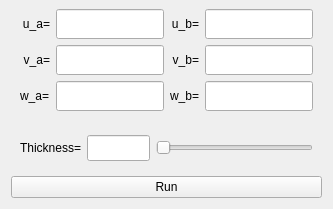
             <widget class="QWidget" name="panelParametricBottom" native="true">
              <layout class="QVBoxLayout" name="verticalLayout_parametricBottom">
               <property name="leftMargin">
                <number>11</number>
               </property>
               <property name="rightMargin">
                <number>11</number>
               </property>
               <property name="bottomMargin">
                <number>11</number>
               </property>
               <property name="topMargin">
                <number>0</number>
               </property>
               <item>
                <widget class="QWidget" name="intervalLimits" native="true">
                 <layout class="QGridLayout" name="gridLayout">
                  <property name="sizeConstraint">
                   <enum>QLayout::SizeConstraint::SetNoConstraint</enum>
                  </property>
                  <item row="0" column="0">
                   <widget class="QLabel" name="lbla">
                    <property name="sizePolicy">
                     <sizepolicy hsizetype="Preferred" vsizetype="Preferred">
                      <horstretch>0</horstretch>
                      <verstretch>0</verstretch>
                     </sizepolicy>
                    </property>
                    <property name="minimumSize">
                     <size>
                      <width>0</width>
                      <height>0</height>
                     </size>
                    </property>
                    <property name="maximumSize">
                     <size>
                      <width>40</width>
                      <height>16777215</height>
                     </size>
                    </property>
                    <property name="text">
                     <string>u_a=</string>
                    </property>
                    <property name="alignment">
                     <set>Qt::AlignmentFlag::AlignRight|Qt::AlignmentFlag::AlignTrailing|Qt::AlignmentFlag::AlignVCenter</set>
                    </property>
                   </widget>
                  </item>
                  <item row="2" column="1">
                   <widget class="QLineEdit" name="wMinEdit">
                    <property name="minimumSize">
                     <size>
                      <width>0</width>
                      <height>30</height>
                     </size>
                    </property>
                   </widget>
                  </item>
                  <item row="2" column="3">
                   <widget class="QLineEdit" name="wMaxEdit">
                    <property name="minimumSize">
                     <size>
                      <width>0</width>
                      <height>30</height>
                     </size>
                    </property>
                   </widget>
                  </item>
                  <item row="0" column="3">
                   <widget class="QLineEdit" name="uMaxEdit">
                    <property name="sizePolicy">
                     <sizepolicy hsizetype="Expanding" vsizetype="Fixed">
                      <horstretch>0</horstretch>
                      <verstretch>0</verstretch>
                     </sizepolicy>
                    </property>
                    <property name="minimumSize">
                     <size>
                      <width>0</width>
                      <height>30</height>
                     </size>
                    </property>
                    <property name="maximumSize">
                     <size>
                      <width>16777215</width>
                      <height>16777215</height>
                     </size>
                    </property>
                   </widget>
                  </item>
                  <item row="1" column="2">
                   <widget class="QLabel" name="lblb_2">
                    <property name="sizePolicy">
                     <sizepolicy hsizetype="Preferred" vsizetype="Preferred">
                      <horstretch>0</horstretch>
                      <verstretch>0</verstretch>
                     </sizepolicy>
                    </property>
                    <property name="minimumSize">
                     <size>
                      <width>0</width>
                      <height>0</height>
                     </size>
                    </property>
                    <property name="maximumSize">
                     <size>
                      <width>40</width>
                      <height>16777215</height>
                     </size>
                    </property>
                    <property name="text">
                     <string>v_b=</string>
                    </property>
                    <property name="alignment">
                     <set>Qt::AlignmentFlag::AlignRight|Qt::AlignmentFlag::AlignTrailing|Qt::AlignmentFlag::AlignVCenter</set>
                    </property>
                   </widget>
                  </item>
                  <item row="2" column="2">
                   <widget class="QLabel" name="label_3">
                    <property name="text">
                     <string>w_b=</string>
                    </property>
                   </widget>
                  </item>
                  <item row="1" column="1">
                   <widget class="QLineEdit" name="vMinEdit">
                    <property name="sizePolicy">
                     <sizepolicy hsizetype="Expanding" vsizetype="Fixed">
                      <horstretch>0</horstretch>
                      <verstretch>0</verstretch>
                     </sizepolicy>
                    </property>
                    <property name="minimumSize">
                     <size>
                      <width>0</width>
                      <height>30</height>
                     </size>
                    </property>
                    <property name="maximumSize">
                     <size>
                      <width>16777215</width>
                      <height>16777215</height>
                     </size>
                    </property>
                   </widget>
                  </item>
                  <item row="1" column="3">
                   <widget class="QLineEdit" name="vMaxEdit">
                    <property name="sizePolicy">
                     <sizepolicy hsizetype="Expanding" vsizetype="Fixed">
                      <horstretch>0</horstretch>
                      <verstretch>0</verstretch>
                     </sizepolicy>
                    </property>
                    <property name="minimumSize">
                     <size>
                      <width>0</width>
                      <height>30</height>
                     </size>
                    </property>
                    <property name="maximumSize">
                     <size>
                      <width>16777215</width>
                      <height>16777215</height>
                     </size>
                    </property>
                   </widget>
                  </item>
                  <item row="1" column="0">
                   <widget class="QLabel" name="lbla_2">
                    <property name="sizePolicy">
                     <sizepolicy hsizetype="Fixed" vsizetype="Fixed">
                      <horstretch>0</horstretch>
                      <verstretch>0</verstretch>
                     </sizepolicy>
                    </property>
                    <property name="minimumSize">
                     <size>
                      <width>30</width>
                      <height>0</height>
                     </size>
                    </property>
                    <property name="maximumSize">
                     <size>
                      <width>40</width>
                      <height>16777215</height>
                     </size>
                    </property>
                    <property name="text">
                     <string>v_a=</string>
                    </property>
                    <property name="alignment">
                     <set>Qt::AlignmentFlag::AlignRight|Qt::AlignmentFlag::AlignTrailing|Qt::AlignmentFlag::AlignVCenter</set>
                    </property>
                   </widget>
                  </item>
                  <item row="0" column="2">
                   <widget class="QLabel" name="lblb">
                    <property name="sizePolicy">
                     <sizepolicy hsizetype="Preferred" vsizetype="Preferred">
                      <horstretch>0</horstretch>
                      <verstretch>0</verstretch>
                     </sizepolicy>
                    </property>
                    <property name="minimumSize">
                     <size>
                      <width>0</width>
                      <height>0</height>
                     </size>
                    </property>
                    <property name="maximumSize">
                     <size>
                      <width>40</width>
                      <height>16777215</height>
                     </size>
                    </property>
                    <property name="text">
                     <string>u_b=</string>
                    </property>
                    <property name="alignment">
                     <set>Qt::AlignmentFlag::AlignRight|Qt::AlignmentFlag::AlignTrailing|Qt::AlignmentFlag::AlignVCenter</set>
                    </property>
                   </widget>
                  </item>
                  <item row="0" column="1">
                   <widget class="QLineEdit" name="uMinEdit">
                    <property name="sizePolicy">
                     <sizepolicy hsizetype="Expanding" vsizetype="Fixed">
                      <horstretch>0</horstretch>
                      <verstretch>0</verstretch>
                     </sizepolicy>
                    </property>
                    <property name="minimumSize">
                     <size>
                      <width>0</width>
                      <height>30</height>
                     </size>
                    </property>
                    <property name="maximumSize">
                     <size>
                      <width>16777215</width>
                      <height>16777215</height>
                     </size>
                    </property>
                   </widget>
                  </item>
                  <item row="2" column="0">
                   <widget class="QLabel" name="label_2">
                    <property name="text">
                     <string>w_a=</string>
                    </property>
                   </widget>
                  </item>
                 </layout>
                </widget>
               </item>
               <item>
                <widget class="QWidget" name="panelTubeThickness" native="true">
                 <layout class="QHBoxLayout" name="horizontalLayout_tubeThickness" stretch="0,2,5">
                  <item>
                   <widget class="QLabel" name="lblTubeThickness">
                    <property name="sizePolicy">
                     <sizepolicy hsizetype="Preferred" vsizetype="Fixed">
                      <horstretch>0</horstretch>
                      <verstretch>0</verstretch>
                     </sizepolicy>
                    </property>
                    <property name="minimumSize">
                     <size>
                      <width>0</width>
                      <height>26</height>
                     </size>
                    </property>
                    <property name="text">
                     <string>Thickness=</string>
                    </property>
                    <property name="alignment">
                     <set>Qt::AlignmentFlag::AlignCenter</set>
                    </property>
                   </widget>
                  </item>
                  <item>
                   <widget class="QLineEdit" name="lineTubeThickness">
                    <property name="sizePolicy">
                     <sizepolicy hsizetype="Expanding" vsizetype="Fixed">
                      <horstretch>0</horstretch>
                      <verstretch>0</verstretch>
                     </sizepolicy>
                    </property>
                    <property name="minimumSize">
                     <size>
                      <width>0</width>
                      <height>26</height>
                     </size>
                    </property>
                   </widget>
                  </item>
                  <item>
                   <widget class="QSlider" name="tubeThicknessSlider">
                    <property name="minimumSize">
                     <size>
                      <width>0</width>
                      <height>26</height>
                     </size>
                    </property>
                    <property name="orientation">
                     <enum>Qt::Orientation::Horizontal</enum>
                    </property>
                   </widget>
                  </item>
                 </layout>
                </widget>
               </item>
               <item>
                <widget class="QPushButton" name="btnRunParametric">
                 <property name="text">
                  <string>Run</string>
                 </property>
                </widget>
               </item>
              </layout>
             </widget>
